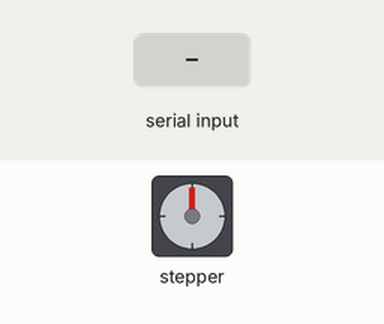
This sketch was run on a simulated ESP32. Parts: stepper motor. Wiring (inferred from the names in the program): stepper motor driver (200 steps per turn assumed): step GPIO 21; direction GPIO 23. The inputs (shaded band) are chosen by the test bench. What the sketch prints to the serial monitor is not drawn.

Above: at 1.2 s.
1.3 s: "90,45\n" received over Serial
Timing chart, 0 to 20.9 s (numbered marks = the images above; inputs shaded):
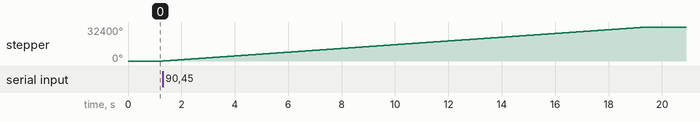

The sketch:

StepperMotor.ino
```cpp
#define Monitor Serial

const int DIR = 23;
const int STEP = 21;

const int CURRENT = 35;

const int  steps_per_rev = 200;

void setup() {
  Monitor.begin(9600); //открываем порт для связи с ПК

  pinMode(STEP, OUTPUT);
  pinMode(DIR, OUTPUT);

  // put your setup code here, to run once:

}

void loop() {
  // put your main code here, to run repeatedly:

  if (Monitor.available()){
    String input = Monitor.readStringUntil('\n');
    moveStepper(input.toInt());
  }
}


void moveStepper(int rotations){
  digitalWrite(DIR, 1);
  Monitor.println("Moving Motor...");
  for(int i = 0; i < steps_per_rev*rotations; i++){
    digitalWrite(STEP, HIGH);
    delayMicroseconds(500);
    digitalWrite(STEP, LOW);
    delayMicroseconds(500);
}
}
```

Measured:
- after the input at 1.3 s, stepper: turns 32400° clockwise in 18.1 s, starting at once
